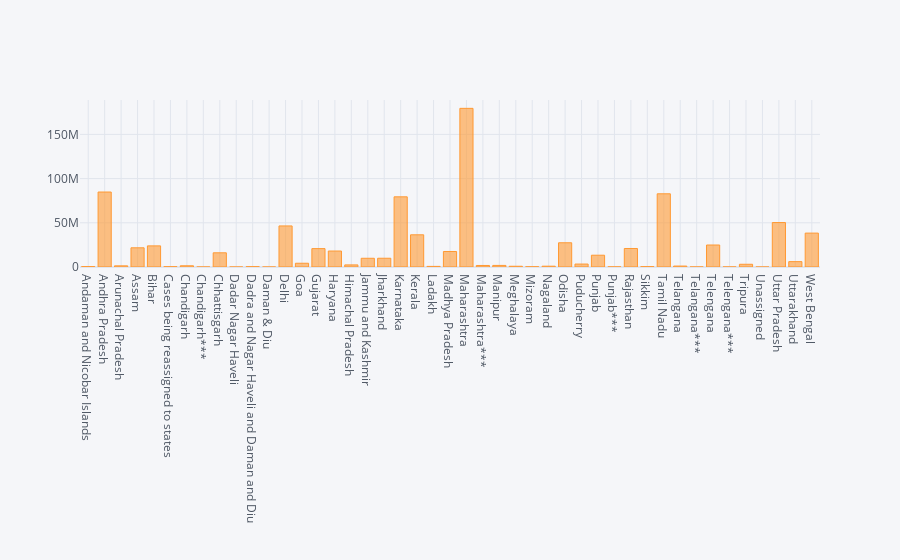

Notebook source saved alongside this figure:
### Code cell
# interactive plot 
df.iplot(kind='bar',x='Name of State / UT',y='Total Cases')

### Figure 1 — Plotly figure (JSON) as saved in the notebook; plotly's stock layout.template omitted (floating-point values rounded to 4 significant figures)
{"data": [{"marker": {"color": "rgba(255, 153, 51, 0.6)", "line": {"color": "rgba(255, 153, 51, 1.0)", "width": 1}}, "name": "Total Cases", "orientation": "v", "text": "", "type": "bar", "x": ["Andaman and Nicobar Islands", "Andhra Pradesh", "Arunachal Pradesh", "Assam", "Bihar", "Cases being reassigned to states", "Chandigarh", "Chandigarh***", "Chhattisgarh", "Dadar Nagar Haveli", "Dadra and Nagar Haveli and Daman and Diu", "Daman & Diu", "Delhi", "Goa", "Gujarat", "Haryana", "Himachal Pradesh", "Jammu and Kashmir", "Jharkhand", "Karnataka", "Kerala", "Ladakh", "Madhya Pradesh", "Maharashtra", "Maharashtra***", "Manipur", "Meghalaya", "Mizoram", "Nagaland", "Odisha", "Puducherry", "Punjab", "Punjab***", "Rajasthan", "Sikkim", "Tamil Nadu", "Telangana", "Telangana***", "Telengana", "Telengana***", "Tripura", "Unassigned", "Uttar Pradesh", "Uttarakhand", "West Bengal"], "y": [483761, 84815303, 1314087, 21703581, 23891385, 345565, 1387878, 15636, 16051609, 186, 384618, 2, 46445978, 4248741, 20788858, 18060806, 2354421, 9870504, 9912089, 79354749, 36407056, 680539, 17544637, 179450627, 1723135, 1788562, 849874, 284581, 918755, 27395482, 3334604, 13339280, 140605, 20941444, 399767, 82789540, 1077182, 52466, 24886079, 57142, 3085356, 161, 50283822, 6073034, 38349942]}], "layout": {"legend": {"bgcolor": "#F5F6F9", "font": {"color": "#4D5663"}}, "paper_bgcolor": "#F5F6F9", "plot_bgcolor": "#F5F6F9", "title": {"font": {"color": "#4D5663"}}, "xaxis": {"gridcolor": "#E1E5ED", "showgrid": true, "tickfont": {"color": "#4D5663"}, "title": {"font": {"color": "#4D5663"}, "text": ""}, "zerolinecolor": "#E1E5ED"}, "yaxis": {"gridcolor": "#E1E5ED", "showgrid": true, "tickfont": {"color": "#4D5663"}, "title": {"font": {"color": "#4D5663"}, "text": ""}, "zerolinecolor": "#E1E5ED"}}}
